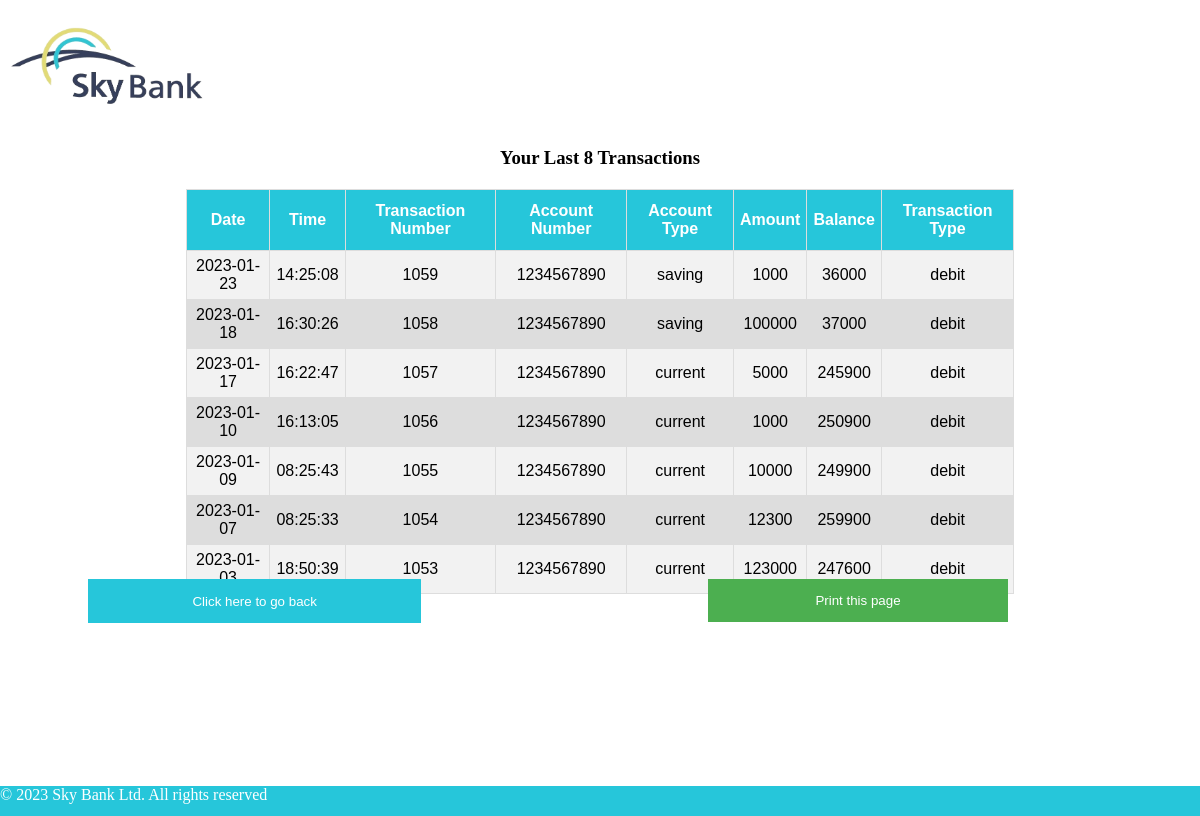
/transaction.php (signed in), run on the app's committed database.
### tables this page shows
CREATE TABLE `transaction` (
  `date` date NOT NULL,
  `time` time NOT NULL,
  `t_id` int(11) NOT NULL,
  `acc_no` varchar(20) NOT NULL,
  `account_type` varchar(20) NOT NULL,
  `t_amount` int(11) DEFAULT NULL,
  `t_balance` int(11) NOT NULL,
  `t_type` varchar(10) DEFAULT NULL
);

### transaction.php (the view, shortened to what this page needs)
<html>
<head>
	<link rel="stylesheet" type="text/css" href="uitheme.css">
</head>
<body>
<div align="center">
<div align="left" class="logo">
<img src="logo.png" alt="Sky Bank" height="100px" width="200px">
        </div></div>
<?php
$conn=mysqli_connect('localhost','root','','atm');
$sql="select * from transaction where acc_no='$_SESSION[db_usr]' order by t_id DESC";
$result=mysqli_query($conn,$sql);
		if (mysqli_num_rows($result)>0)
		{
			$i=0;
			echo "<div align='center'><h3>Your Last 8 Transactions </h3></div>";
			echo "<table id=tab>
			<tr>
				<th>Date</th>
				<th>Time</th>
				<th>Transaction Number</th>
				<th>Account Number</th>
				<th>Account Type</th>
				<th>Amount</th>
				<th>Balance</th>
				<th>Transaction Type</th>
			</tr>";
			while($row=mysqli_fetch_assoc($result))
			{
				if($i<8)
				{
				echo "<tr>
						<td>".$row["date"]."</td>
						<td>".$row["time"]."</td>
						<td>".$row["t_id"]."</td>
						<td>".$row["acc_no"]."</td>
						<td>".$row["account_type"]."</td>
						<td>".$row["t_amount"]."</td>
						<td>".$row["t_balance"]."</td>
						<td>".$row["t_type"]."</td>
					</tr>";
					$i++;
				}
			}
			echo "</table>"."<br>";
			echo "<form action='atm3a.php'>
				<button id= 'abc' type='submit' style='margin-left:-620px;width: 25em; height: 3.3em;'>Click here to go back</button>
				</form>";
		}
		else
		{
			echo "<div align='center' style='margin-top:110px;'><h2><i>There are No Recent Transactions </i></h2></div>";
			echo "<form action='atm3a.php'>
				<button id= 'abc' type='submit' style='margin-left:-620px;width: 25em; height: 3.3em;'>Click here to go back</button>
				</form>";
		}
?>
    <button id="printbutton" onclick="window.print();">Print this page</button>
</body>
 <footer class="white"> &copy 2023 Sky Bank Ltd. All rights reserved
    </footer>
</html>

### uitheme.css (style rules this page uses)
body { background-image:url(bg.jpg); background-repeat: no-repeat; background-attachment: fixed; background-position: center; height: 100% }
footer { background-color: #26c6da; position: absolute; left: 0; bottom: 0; height: 30px; width: 100%; overflow: hidden; }
.white { color: white; }
.logo { width:device width; height:120px; }

### transaction.php (style rules this page uses)
button { background-color: #4CAF50; color: white; padding: 14px 20px; margin: 8px 0; border: none; cursor: pointer; width: 25%; position: absolute; left: 59%; top: 70%; }
#tab { font-family: "Trebuchet MS", Arial, Helvetica, sans-serif; border-collapse: collapse; width: 70%; text-align: center; margin:auto; margin-top:20px; }
#tab td, #tab th { border: 1px solid #ddd; padding: 6px; text-align: center; }
#tab tr:nth-child(even) { background-color: #f2f2f2; }
#tab tr:nth-child(odd) { background-color: #ddd }
#tab th { padding-top: 12px; padding-bottom: 12px; background-color: #26c6da; color: white; }
#abc { color: white; background-color: #26c6da; cursor: pointer; padding: 9px 20px; margin: 8px 0; border: none; cursor: pointer; width: 50%; }

### data on the page
transaction: date "2023-01-23", time "14:25:08", t_id "1059", acc_no "1234567890", account_type "saving", t_amount "1000", t_balance "36000", t_type "debit"
transaction: date "2023-01-18", time "16:30:26", t_id "1058", acc_no "1234567890", account_type "saving", t_amount "100000", t_balance "37000", t_type "debit"
transaction: date "2023-01-17", time "16:22:47", t_id "1057", acc_no "1234567890", account_type "current", t_amount "5000", t_balance "245900", t_type "debit"
transaction: date "2023-01-10", time "16:13:05", t_id "1056", acc_no "1234567890", account_type "current", t_amount "1000", t_balance "250900", t_type "debit"
transaction: date "2023-01-09", time "08:25:43", t_id "1055", acc_no "1234567890", account_type "current", t_amount "10000", t_balance "249900", t_type "debit"
transaction: date "2023-01-07", time "08:25:33", t_id "1054", acc_no "1234567890", account_type "current", t_amount "12300", t_balance "259900", t_type "debit"
transaction: date "2023-01-03", time "18:50:39", t_id "1053", acc_no "1234567890", account_type "current", t_amount "123000", t_balance "247600", t_type "debit"
